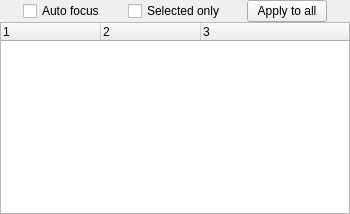
  <widget class="QDockWidget" name="dockWidgetModels">
   <property name="minimumSize">
    <size>
     <width>350</width>
     <height>197</height>
    </size>
   </property>
   <property name="locale">
    <locale language="English" country="UnitedStates"/>
   </property>
   <property name="features">
    <set>QDockWidget::DockWidgetClosable</set>
   </property>
   <property name="allowedAreas">
    <set>Qt::RightDockWidgetArea</set>
   </property>
   <attribute name="dockWidgetArea">
    <number>2</number>
   </attribute>
   <widget class="QWidget" name="dockWidgetContentsModels">
    <layout class="QVBoxLayout" name="verticalLayout_2">
     <property name="spacing">
      <number>0</number>
     </property>
     <property name="leftMargin">
      <number>0</number>
     </property>
     <property name="topMargin">
      <number>0</number>
     </property>
     <property name="rightMargin">
      <number>0</number>
     </property>
     <property name="bottomMargin">
      <number>0</number>
     </property>
     <item>
      <layout class="QHBoxLayout" name="horizontalLayout">
       <item>
        <spacer name="horizontalSpacer">
         <property name="orientation">
          <enum>Qt::Horizontal</enum>
         </property>
         <property name="sizeHint" stdset="0">
          <size>
           <width>5</width>
           <height>20</height>
          </size>
         </property>
        </spacer>
       </item>
       <item>
        <widget class="QCheckBox" name="checkBoxAutoFocus">
         <property name="statusTip">
          <string>Center screen the selected model</string>
         </property>
         <property name="text">
          <string>Auto focus</string>
         </property>
        </widget>
       </item>
       <item>
        <spacer name="horizontalSpacer_3">
         <property name="orientation">
          <enum>Qt::Horizontal</enum>
         </property>
         <property name="sizeHint" stdset="0">
          <size>
           <width>5</width>
           <height>20</height>
          </size>
         </property>
        </spacer>
       </item>
       <item>
        <widget class="QCheckBox" name="checkBoxSelectedOnly">
         <property name="statusTip">
          <string>Show only the selected model</string>
         </property>
         <property name="text">
          <string>Selected only</string>
         </property>
        </widget>
       </item>
       <item>
        <spacer name="horizontalSpacer_4">
         <property name="orientation">
          <enum>Qt::Horizontal</enum>
         </property>
         <property name="sizeHint" stdset="0">
          <size>
           <width>5</width>
           <height>20</height>
          </size>
         </property>
        </spacer>
       </item>
       <item>
        <widget class="QPushButton" name="pushButtonApplyToAllModels">
         <property name="statusTip">
          <string>Apply the rendering style of the selected model to all other models</string>
         </property>
         <property name="text">
          <string>Apply to all</string>
         </property>
        </widget>
       </item>
       <item>
        <spacer name="horizontalSpacer_2">
         <property name="orientation">
          <enum>Qt::Horizontal</enum>
         </property>
         <property name="sizeHint" stdset="0">
          <size>
           <width>5</width>
           <height>20</height>
          </size>
         </property>
        </spacer>
       </item>
      </layout>
     </item>
     <item>
      <widget class="WidgetModelList" name="treeWidgetModels">
       <property name="contextMenuPolicy">
        <enum>Qt::CustomContextMenu</enum>
       </property>
       <property name="alternatingRowColors">
        <bool>true</bool>
       </property>
       <property name="selectionMode">
        <enum>QAbstractItemView::MultiSelection</enum>
       </property>
       <property name="indentation">
        <number>5</number>
       </property>
       <property name="columnCount">
        <number>3</number>
       </property>
       <column>
        <property name="text">
         <string notr="true">1</string>
        </property>
       </column>
       <column>
        <property name="text">
         <string notr="true">2</string>
        </property>
       </column>
       <column>
        <property name="text">
         <string notr="true">3</string>
        </property>
       </column>
      </widget>
     </item>
    </layout>
   </widget>
  </widget>
